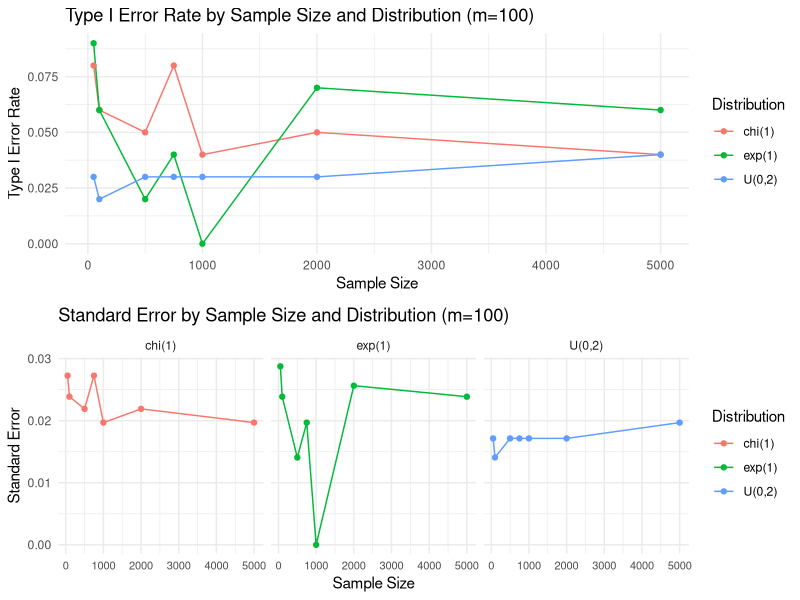
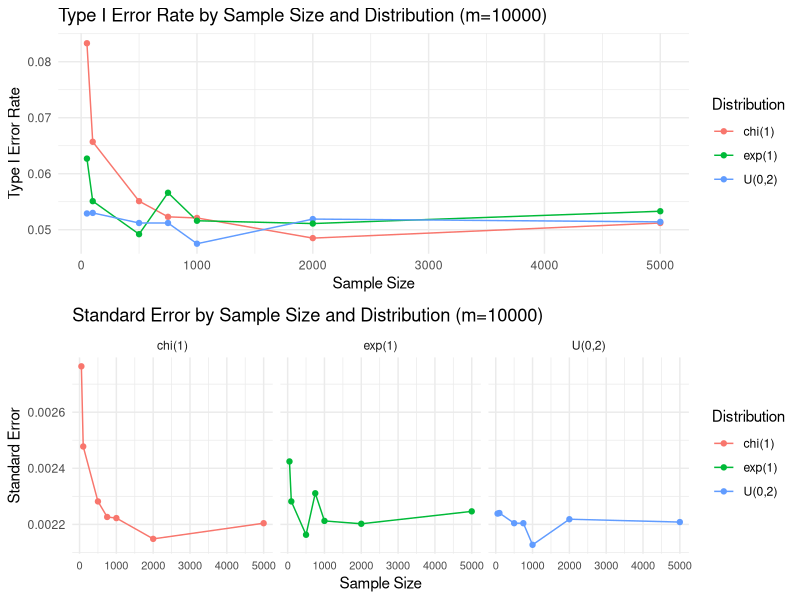
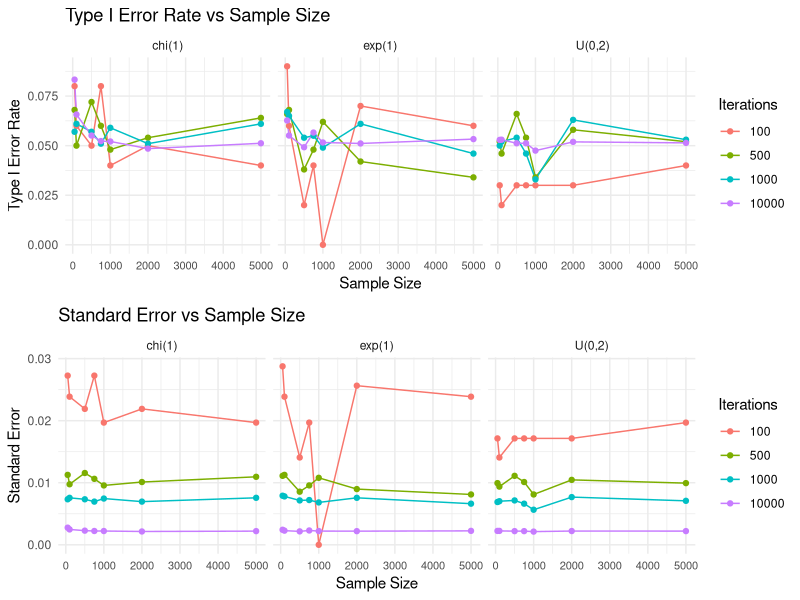

Generate these figures, in order, with R:
## ---- chunk 1
knitr::opts_chunk$set(echo = TRUE)
## ---- chunk 2
knitr::opts_chunk$set(message=FALSE, tidy.opts=list(width.cutoff=60), tidy=TRUE) 
library(tidyverse)
library(knitr)
library(gridExtra)
## ---- chunk 3
# Different sample sizes
num <- c(50, 100, 500, 750, 1000, 2000, 5000) 
# Different iterations of Monte Carlo simulations
m_values <- c(100, 500, 1000, 10000)      

# Set seed for reproducibility
set.seed(155)

# Initialize an empty list to store the error tables for different m values
err_tables <- list()

for (m in m_values) {
  results <- data.frame(Distribution = character(),
                        Sample_Size = integer(),
                        Type_I_Error_Rate = numeric(),
                        Standard_Error = numeric(),
                        stringsAsFactors = FALSE)
  
  for (n in num) {
    cv <- qt(0.975, n-1)
    
    # Estimate the Type-I error for chi-square distribution
    er1_vals <- sapply(1:m, FUN = function(o) {
      x <- rchisq(n, 1)
      m_x <- mean(x)
      sd <- sqrt(var(x))
      
      abs((m_x - 1) * sqrt(n) / sd) >= cv
    })
    er1 <- mean(er1_vals)
    se1 <- sd(er1_vals) / sqrt(m)
    
    # Estimate the Type-I error for uniform distribution
    er2_vals <- sapply(1:m, FUN = function(o) {
      x <- runif(n, 0, 2)
      m_x <- mean(x)
      sd <- sqrt(var(x))
      
      abs((m_x - 1) * sqrt(n) / sd) >= cv
    })
    er2 <- mean(er2_vals)
    se2 <- sd(er2_vals) / sqrt(m)
    
    # Estimate the Type-I error for exponential distribution
    er3_vals <- sapply(1:m, FUN = function(o) {
      x <- rexp(n, 1)
      m_x <- mean(x)
      sd <- sqrt(var(x))
      
      abs((m_x - 1) * sqrt(n) / sd) >= cv
    })
    er3 <- mean(er3_vals)
    se3 <- sd(er3_vals) / sqrt(m)
    
    # Store the results
    results <- rbind(results,
                     data.frame(Distribution = "chi(1)",
                                Sample_Size = n,
                                Type_I_Error_Rate = er1,
                                Standard_Error = se1),
                     data.frame(Distribution = "U(0,2)",
                                Sample_Size = n,
                                Type_I_Error_Rate = er2,
                                Standard_Error = se2),
                     data.frame(Distribution = "exp(1)",
                                Sample_Size = n,
                                Type_I_Error_Rate = er3,
                                Standard_Error = se3))
  }
  
  # Store the error table in the list with the number of simulations as the name
  err_tables[[paste0("m_", m)]] <- results
}

# Access individual data frames
df_100 <- err_tables[["m_100"]]
df_500 <- err_tables[["m_500"]]
df_1000 <- err_tables[["m_1000"]]
df_10000 <- err_tables[["m_10000"]]
## ---- chunk 4
kable(df_100, caption = "Type 1 Error with 100 Monte Carlo Simulations")
## ---- chunk 5
# Plot for Type I Error Rate
p1 <- ggplot(df_100, aes(x = Sample_Size, y = Type_I_Error_Rate, color = Distribution)) +
  geom_line() +
  geom_point() +
  labs(title = "Type I Error Rate by Sample Size and Distribution (m=100)", 
       x = "Sample Size", 
       y = "Type I Error Rate") +
  theme_minimal()

# Plot for Standard Error
p2 <- ggplot(df_100, aes(x = Sample_Size, y = Standard_Error, color = Distribution)) +
  geom_line() +
  geom_point() +
  facet_wrap(~ Distribution) +
  labs(title = "Standard Error by Sample Size and Distribution (m=100)",
       x = "Sample Size",
       y = "Standard Error") +
  theme_minimal()+
  theme(axis.text.x = element_text(size = 8))


grid.arrange(p1, p2, nrow = 2 )
## ---- chunk 6
kable(df_500, caption = "Type 1 Error with 500 Monte Carlo Simulations")
## ---- chunk 7
kable(df_1000, caption = "Type 1 Error with 1000 Monte Carlo Simulations")
## ---- chunk 8
kable(df_10000, caption = "Type 1 Error with 10000 Monte Carlo Simulations")
## ---- chunk 9
# Plot for Type I Error Rate
p1 <- ggplot(df_10000, aes(x = Sample_Size, y = Type_I_Error_Rate, color = Distribution)) +
  geom_line() +
  geom_point() +
  labs(title = "Type I Error Rate by Sample Size and Distribution (m=10000)", 
       x = "Sample Size", 
       y = "Type I Error Rate") +
  theme_minimal()

# Plot for Standard Error
p2 <- ggplot(df_10000, aes(x = Sample_Size, y = Standard_Error, color = Distribution)) +
  geom_line() +
  geom_point() +
  facet_wrap(~ Distribution) +
  labs(title = "Standard Error by Sample Size and Distribution (m=10000)",
       x = "Sample Size",
       y = "Standard Error") +
  theme_minimal()+
  theme(axis.text.x = element_text(size = 8))

grid.arrange(p1, p2, nrow = 2 )
## ---- chunk 10
# Add column to each dataframe
df_100$Iterations <- 100
df_500$Iterations <- 500
df_1000$Iterations <- 1000
df_10000$Iterations <- 10000

# Combining all data frames  into one
all_data <- bind_rows(df_100, df_500, df_1000, df_10000)

# Randomly sample half of the rows from the combined data FOR DISPLAY ONLY
set.seed(123)  # Set seed for reproducibility
half_data <- all_data %>% sample_frac(0.3)

# Display the subset of the data as a table 
kable(half_data, caption = "Type I Error for all Monte Carlo Simulations (Subset)")
## ---- chunk 11

# Plot Type I Error Rate vs Sample Size for each distribution and number of iterations
p1 <- ggplot(all_data, aes(x = Sample_Size, y = Type_I_Error_Rate, color = as.factor(Iterations))) +
    geom_line() +
    geom_point() +
    facet_wrap(~Distribution) +
    labs(title = "Type I Error Rate vs Sample Size",
         x = "Sample Size",
         y = "Type I Error Rate",
         color = "Iterations") +
    theme_minimal()+
    theme(axis.text.x = element_text(size = 8))
    
 # Plot Standard Error vs Sample Size for each distribution and number of iterations
p2 <- ggplot(all_data, aes(x = Sample_Size, y = Standard_Error, color = as.factor(Iterations))) +
      geom_line() +
      geom_point() +
      facet_wrap(~Distribution) +
      labs(title = "Standard Error vs Sample Size",
           x = "Sample Size",
           y = "Standard Error",
           color = "Iterations") +
      theme_minimal() +
      theme(axis.text.x = element_text(size = 8))
      
  
grid.arrange(p1, p2, nrow = 2 )

